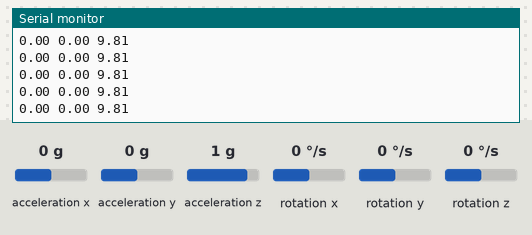
Recording of a sketch running on a simulated Arduino Uno, built with avr-gcc and run on an emulated ATmega328P. On the bench: the last lines printed to the serial monitor. The test bench sets the inputs (shaded band); at power-on: acceleration x 0 g, acceleration y 0 g, acceleration z 1 g, rotation x 0 °/s, rotation y 0 °/s, rotation z 0 °/s.

Above: at 1.2 s.
1.3 s: acceleration x set to -1.4 g
At 2.0 s:
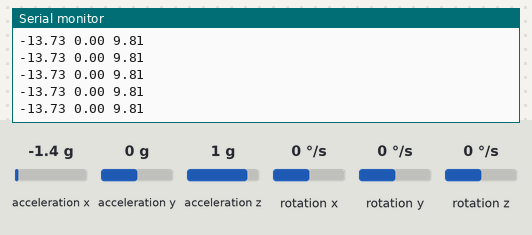
4.3 s: acceleration y set to -1.4 g
At 5.3 s:
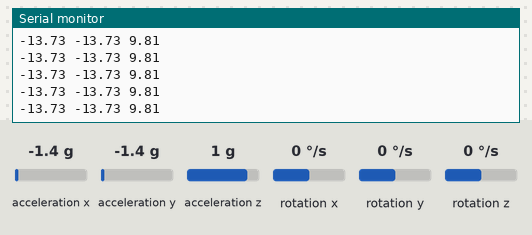
5.8 s: acceleration y set to 0.8 g
At 6.5 s:
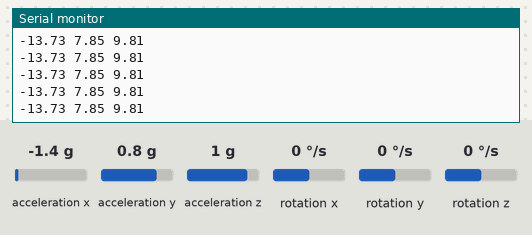
Timing chart, 0 to 7.8 s (numbered marks = the images above; inputs shaded):
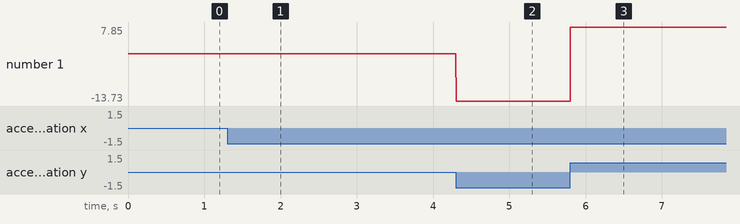

The sketch:

accelerometerSensor.ino
```cpp
#include <MPU6050.h>
#include <Wire.h>

#define echoPin 7
#define trigPin 5

const int buttonPin = 2;
const int ledPin = 12;
int buttonPushCounter = 1;
int buttonState = 0;
int lastButtonState = 0;
long duration;
int distance;

MPU6050 mpu;

void setup() {
  Serial.begin(115200);
}

void loop() {
  while(!mpu.begin(MPU6050_SCALE_2000DPS, MPU6050_RANGE_2G)) {
    Serial.println("Could not find a valid MPU6050 sensor, check wiring!");
    delay(5000);
  }
  printAccelData();
}

void printAccelData () {
  Vector normAccel = mpu.readNormalizeAccel();
  Serial.print(normAccel.XAxis);
  Serial.print(" ");
  Serial.print(normAccel.YAxis);
  Serial.print(" ");
  Serial.print(normAccel.ZAxis);
  Serial.println();
  Serial.println();
}

void checkSettings() {
  Serial.println();
  Serial.print(" * Sleep Mode:            ");
  Serial.println(mpu.getSleepEnabled() ? "Enabled" : "Disabled");

  Serial.print(" * Clock Source:          ");
  switch (mpu.getClockSource()) {
    case MPU6050_CLOCK_KEEP_RESET: Serial.println("Stops the clock and keeps the timing generator in reset"); break;
    case MPU6050_CLOCK_EXTERNAL_19MHZ: Serial.println("PLL with external 19.2MHz reference"); break;
    case MPU6050_CLOCK_EXTERNAL_32KHZ: Serial.println("PLL with external 32.768kHz reference"); break;
    case MPU6050_CLOCK_PLL_ZGYRO: Serial.println("PLL with Z axis gyroscope reference"); break;
    case MPU6050_CLOCK_PLL_YGYRO: Serial.println("PLL with Y axis gyroscope reference"); break;
    case MPU6050_CLOCK_PLL_XGYRO: Serial.println("PLL with X axis gyroscope reference"); break;
    case MPU6050_CLOCK_INTERNAL_8MHZ: Serial.println("Internal 8MHz oscillator"); break;
  }
  Serial.print(" * Accelerometer:         ");
  switch (mpu.getRange()) {
    case MPU6050_RANGE_16G: Serial.println("+/- 16 g"); break;
    case MPU6050_RANGE_8G: Serial.println("+/- 8 g"); break;
    case MPU6050_RANGE_4G: Serial.println("+/- 4 g"); break;
    case MPU6050_RANGE_2G: Serial.println("+/- 2 g"); break;
  }
  Serial.println();
}
```

Measured:
- after the input at 1.3 s, the serial monitor: prints a new line at once (image 1)
- after the input at 4.3 s, the serial monitor: prints a new line at once (image 2)
- after the input at 5.8 s, the serial monitor: prints a new line at once (image 3)
- plotted number 1: -13.73 → 7.85 after the input at 5.8 s
